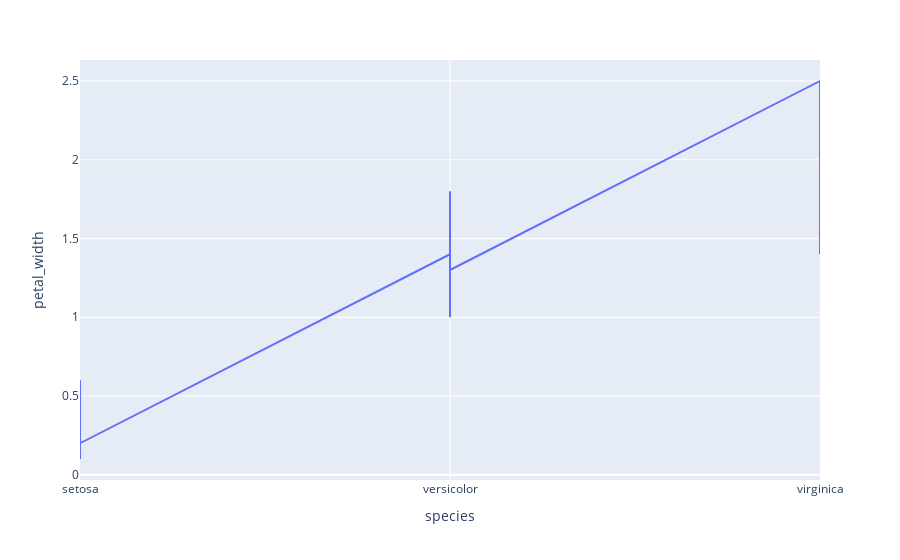

Write notebook code for a chart like this one.
### Code cell
f1=px.line(iris,x='species',y='petal_width')
f1.show()

### Figure 1 — Plotly figure (JSON) as saved in the notebook; plotly's stock layout.template omitted (floating-point values rounded to 4 significant figures; data arrays with more than 128 entries replaced by an {"elided": "..."} marker saying what was removed)
{"data": [{"hovertemplate": "species=%{x}<br>petal_width=%{y}<extra></extra>", "legendgroup": "", "line": {"color": "#636efa", "dash": "solid"}, "marker": {"symbol": "circle"}, "mode": "lines", "name": "", "orientation": "v", "showlegend": false, "type": "scatter", "x": {"elided": "150 str values"}, "xaxis": "x", "y": {"elided": "150 float values"}, "yaxis": "y"}], "layout": {"autosize": true, "legend": {"tracegroupgap": 0}, "margin": {"t": 60}, "xaxis": {"anchor": "y", "autorange": true, "domain": [0, 1], "range": [0, 2], "title": {"text": "species"}, "type": "category"}, "yaxis": {"anchor": "x", "autorange": true, "domain": [0, 1], "range": [-0.03333, 2.633], "title": {"text": "petal_width"}, "type": "linear"}}}
